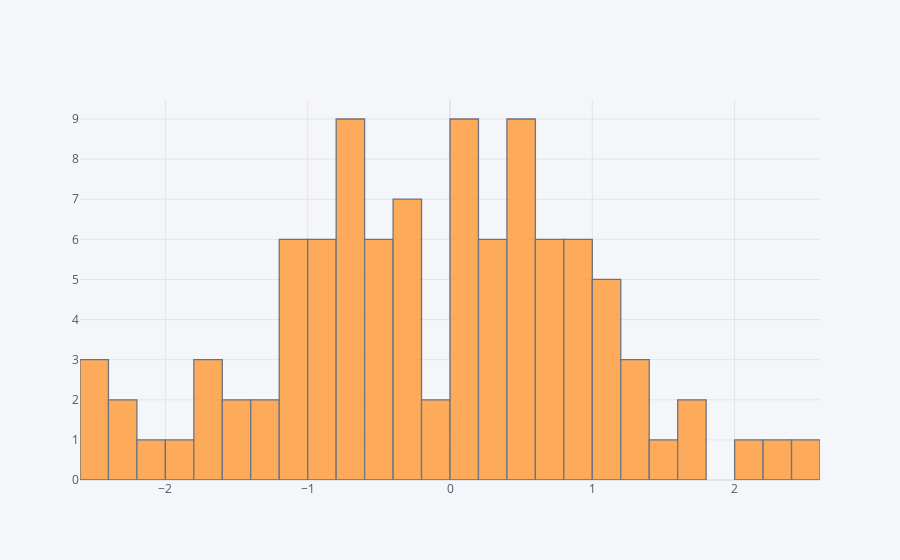

The code cell stored with this chart in its notebook:
### Markdown cell above
## histogram

### Code cell
df['A'].iplot(kind='hist',bins=25)

### Figure 1 — Plotly figure (JSON) as saved in the notebook; plotly's stock layout.template omitted (floating-point values rounded to 4 significant figures)
{"data": [{"histfunc": "count", "histnorm": "", "marker": {"color": "rgba(255, 153, 51, 1.0)", "line": {"color": "#4D5663", "width": 1.3}}, "name": "A", "nbinsx": 25, "opacity": 0.8, "orientation": "v", "type": "histogram", "x": [-1.016, -0.735, -0.6122, -1.003, 0.6412, 0.4705, -0.3547, 0.5314, 0.04005, 0.4424, 1.345, 0.46, -1.094, -0.9853, 1.184, 0.0354, -0.8883, -1.531, -0.5498, -1.108, 0.3567, -1.766, 0.659, 0.5102, 1.013, 0.4636, -2.29, 0.9227, -2.557, 1.129, 1.155, 2.014, -0.2612, -0.5148, -2.431, -0.7673, -2.299, -0.8083, 0.2687, -2.499, -1.276, 0.1458, 2.315, -0.354, 0.2976, -1.189, 0.01701, -0.6809, 0.7575, 0.9916, -0.6397, 0.318, -0.353, 0.6286, -1.68, -0.4134, 1.534, 1.343, -1.995, -2.037, 0.9182, 0.1421, 2.41, -0.65, -0.803, 0.4117, -1.614, -1.33, 0.9626, -0.3122, 1.29, -1.064, -0.43, 0.3181, 0.2056, 0.04771, -0.1335, 0.6253, -0.9167, -0.5694, 1.688, -0.676, 0.5899, -0.3019, 0.8194, -0.7596, -0.8442, 0.8546, 0.7623, 0.1072, 0.1585, 0.05787, -1.459, -0.4877, -0.3489, -0.06395, -0.791, 1.17, 0.5174, 1.797]}], "layout": {"barmode": "overlay", "legend": {"bgcolor": "#F5F6F9", "font": {"color": "#4D5663"}}, "paper_bgcolor": "#F5F6F9", "plot_bgcolor": "#F5F6F9", "title": {"font": {"color": "#4D5663"}}, "xaxis": {"gridcolor": "#E1E5ED", "showgrid": true, "tickfont": {"color": "#4D5663"}, "title": {"font": {"color": "#4D5663"}, "text": ""}, "zerolinecolor": "#E1E5ED"}, "yaxis": {"gridcolor": "#E1E5ED", "showgrid": true, "tickfont": {"color": "#4D5663"}, "title": {"font": {"color": "#4D5663"}, "text": ""}, "zerolinecolor": "#E1E5ED"}}}
